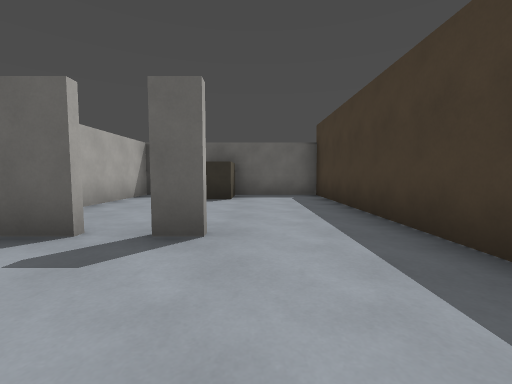
View 1 (above)

24 first-person views from a walk through a level from a Godot 3-D game. The camera is 1.2 m above the floor, tilts 4° down and sees 90° across. The floor is counted in squares, 2 m on a side. Each view is taken from the middle of a square. On the plan, view 1 faces up. The plan holds only what a view shows up to about 9 squares ahead; the rest is blank.

View 2
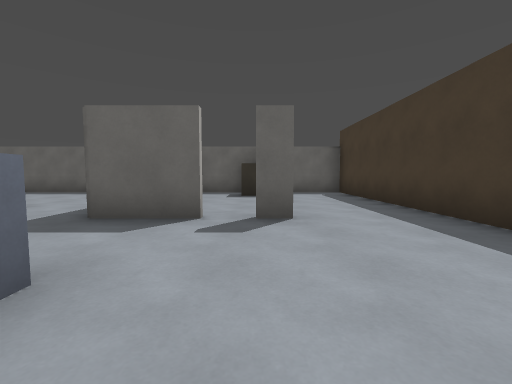

View 3
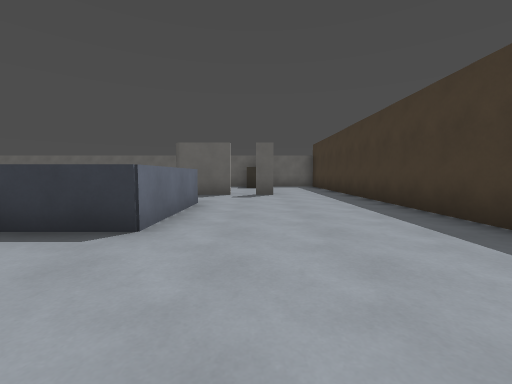

View 4
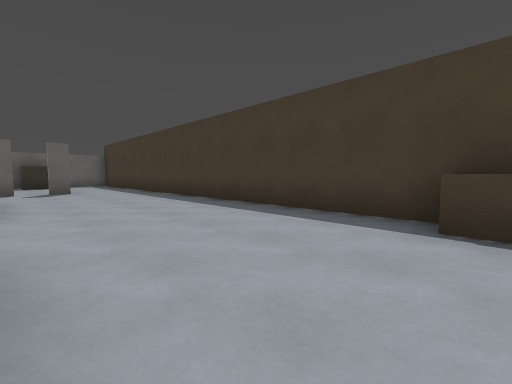

View 5
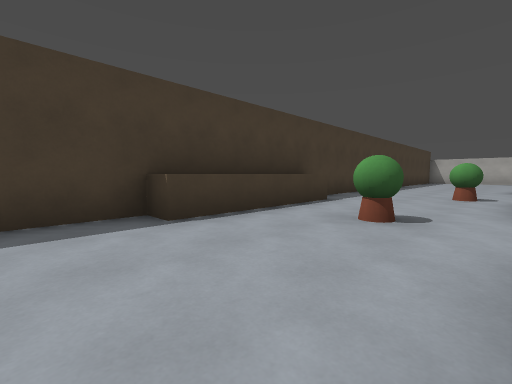

View 6
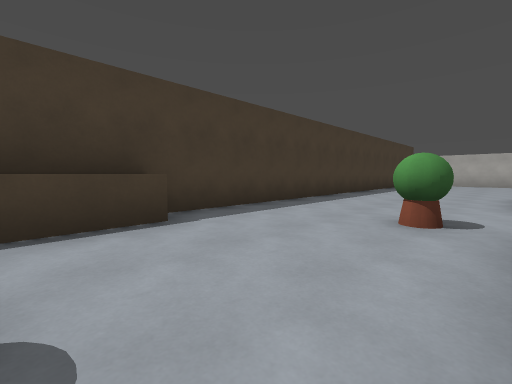

View 7
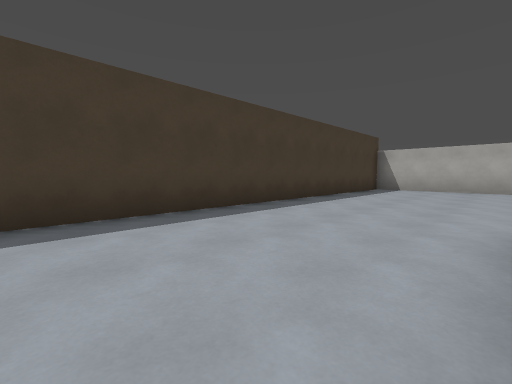

View 8
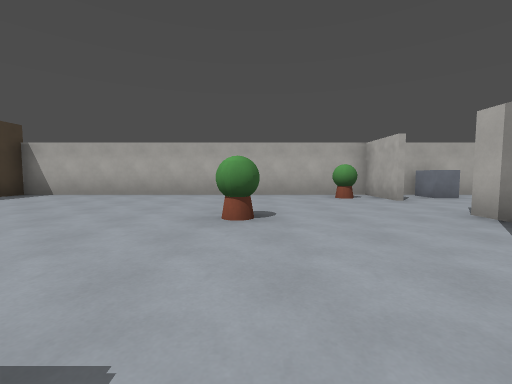

View 9
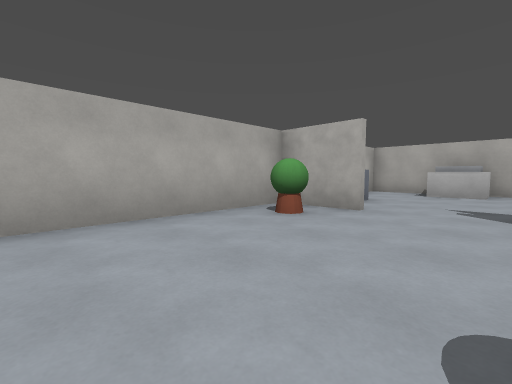

View 10
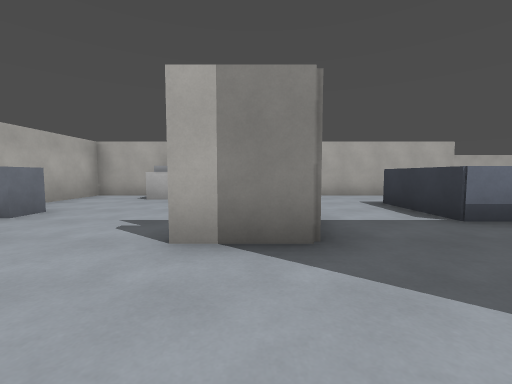

View 11
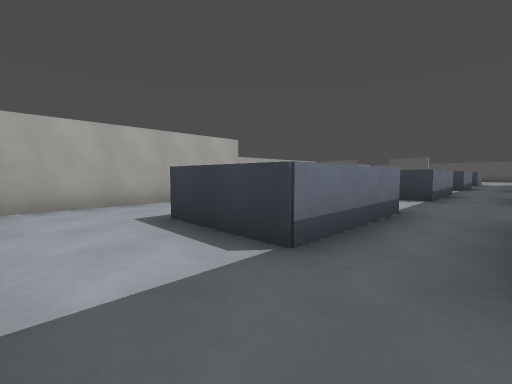

View 12
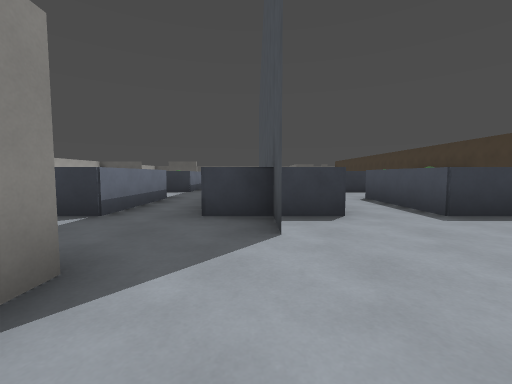

View 13
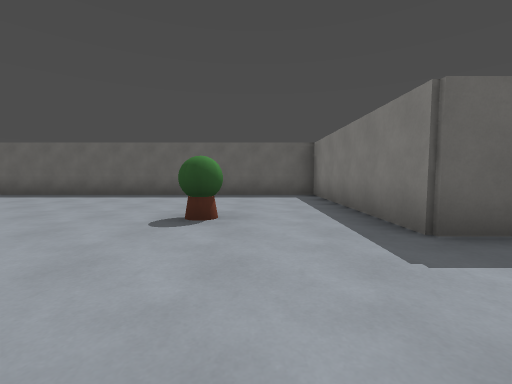

View 14
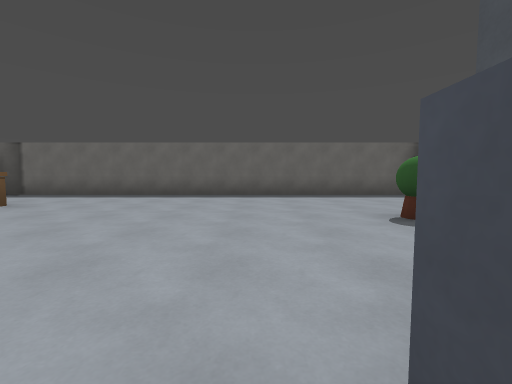

View 15
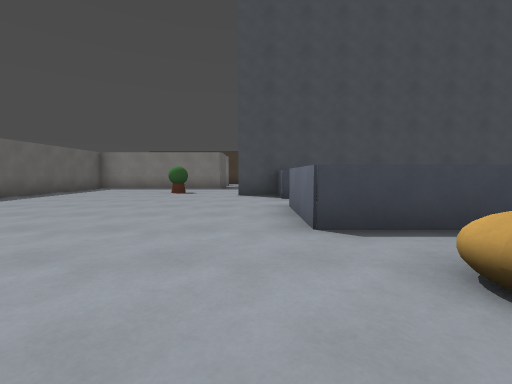

View 16
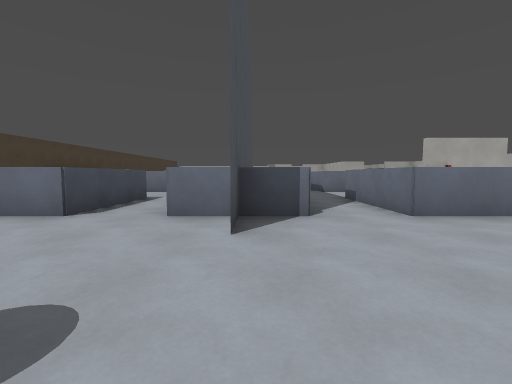

View 17
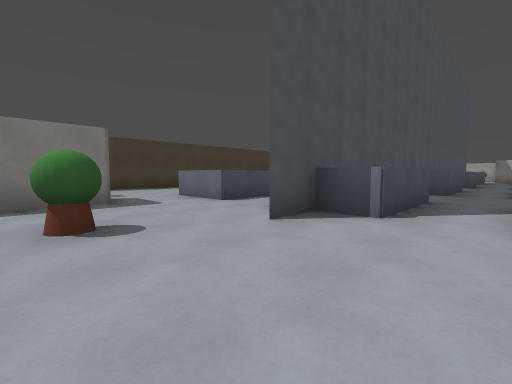

View 18
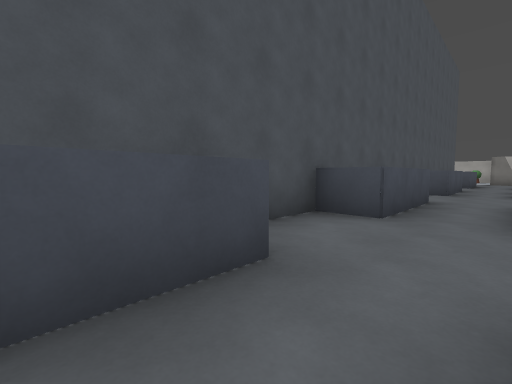

View 19
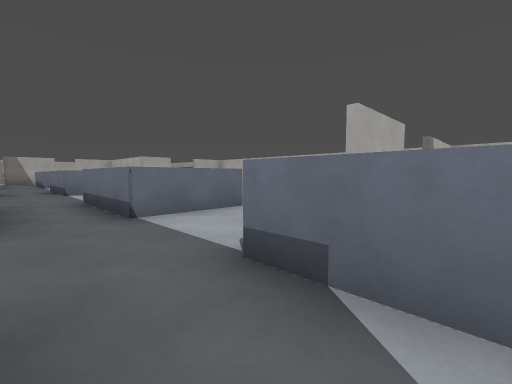

View 20
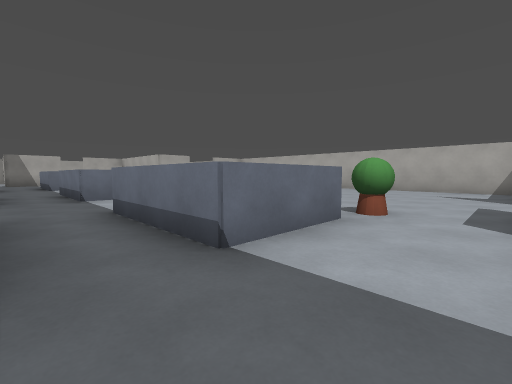

View 21
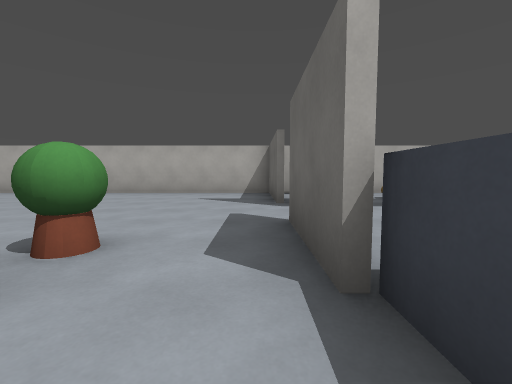

View 22
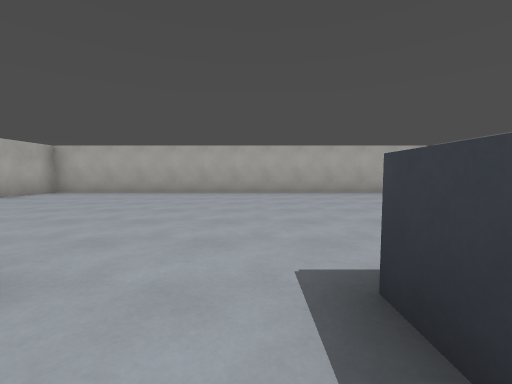

View 23
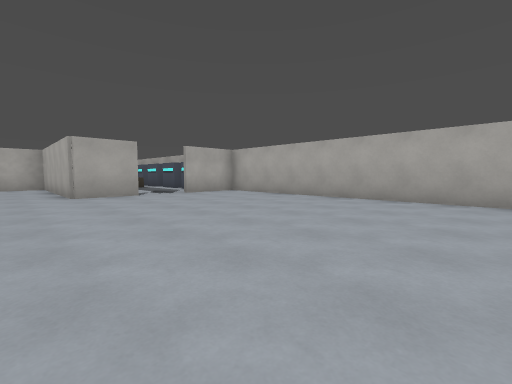

View 24
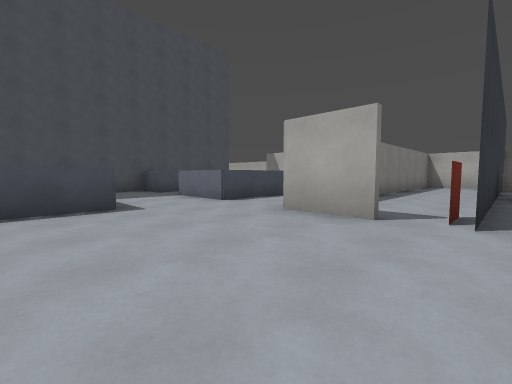

### Floor plan
Key: @ floor where view 1 was taken; # wall or solid block; x gap in a wall; . floor; ^ raised ledge.
Columns run from 19 left of view 1 to 2 right of it. Each row starts with its distance up from view 1.
  8     ##################
  7      ...........#.#..#
  6      ...........#....#
  5       ..........#....#
  4       ^.........#....#
  3        .........#....#
  2       ..........##...#
  1      .......#........#
  0       ..##..##.##..@.#
 -1      .^.##..# .##....#
 -2  ###...###..# .##....#
 -3 ####..##....#  ......#
 -4 #......x....#  ......#
 -5 #......###..#  ##....#
 -6 #...... ##..#    ....#
 -7 #.......##..#    ...^^
 -8 #...........#    ...^^
 -9 #...........#    ...^^
-10 #....... #..#    ...^^
-11 #.......##..#    ....#
-12 #.......##..#  ##....#
-13 #...........#  . ....#
-14 #...........#  . ....#
-15 ####x##.##..# .# ....#
-16    #..#.##..# .# ....#
-17    #..#.##..##.##....#
-18    #..#.....#........#
-19    ^..#..............#
-20    ^..##  #..........#
-21    #..#..............#
-22    #..#..............#
-23    #  #....##........#
-24       #..^.##........#
-25       ################

Where each view was taken, in squares from view 1:
view 1: 0 up, 0 right, facing up
view 2: 1 down, 1 left, facing up
view 3: 5 down, 1 left, facing up
view 4: 7 down, 2 left, facing up-right
view 5: 5 down, 2 left, facing down-right
view 6: 9 down, 2 left, facing down-right
view 7: 14 down, 2 left, facing down-right
view 8: 17 down, 5 left, facing down
view 9: 21 down, 4 left, facing down-left
view 10: 20 down, 6 left, facing left
view 11: 19 down, 8 left, facing up-left
view 12: 21 down, 7 left, facing up
view 13: 0 up, 5 left, facing up
view 14: 0 up, 8 left, facing up
view 15: 1 up, 14 left, facing right
view 16: 4 up, 7 left, facing down
view 17: 4 up, 9 left, facing down-right
view 18: 1 down, 9 left, facing down-right
view 19: 1 down, 8 left, facing down-left
view 20: 3 down, 8 left, facing down-left
view 21: 3 down, 10 left, facing left
view 22: 8 down, 10 left, facing left
view 23: 7 down, 12 left, facing down-left
view 24: 11 down, 16 left, facing down-right
